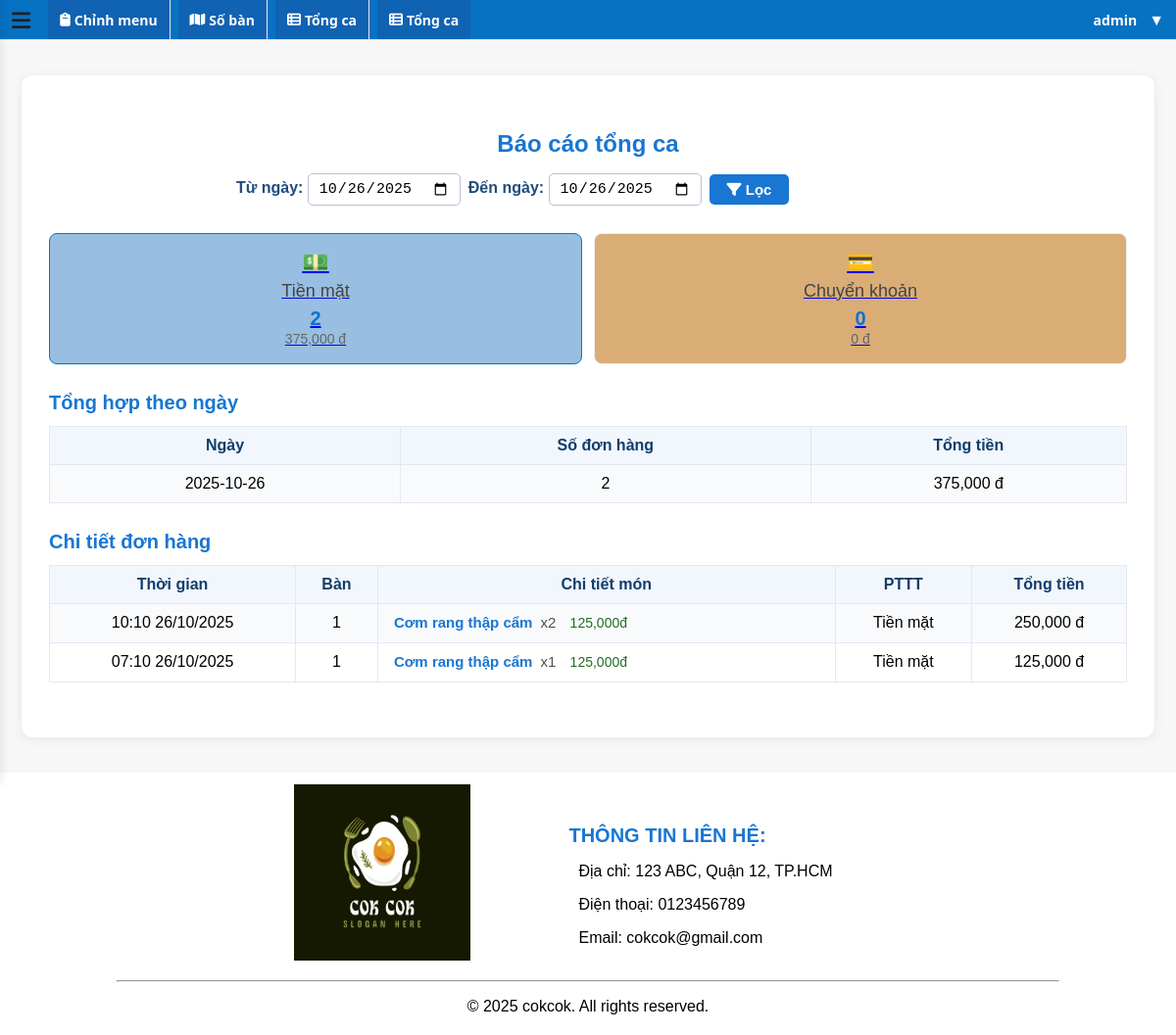
The page /ADMIN/total_report.php?from=2025-10-26&to=2025-10-26&payment=cash (signed in) on the database its author committed.
### tables this page shows
CREATE TABLE `orders` (
  `id` int NOT NULL,
  `user_id` int DEFAULT NULL,
  `table_number` int NOT NULL,
  `items` longtext NOT NULL,
  `total` decimal(10,2) NOT NULL,
  `payment_method` enum('cash','bank_transfer') NOT NULL DEFAULT 'cash',
  `payment_status` enum('pending','paid','failed','refunded') NOT NULL DEFAULT 'pending',
  `ref_code` varchar(32) DEFAULT NULL,
  `status` enum('pending','kitchen','ready','served','paid','cancelled') DEFAULT 'pending',
  `ordered_at` timestamp NOT NULL DEFAULT CURRENT_TIMESTAMP,
  `created_at` timestamp NOT NULL DEFAULT CURRENT_TIMESTAMP
);

### ADMIN/total_report.php (the view, shortened to what this page needs)
<?php
include '../functions/database.php';
$from = $_GET['from'] ?? date('Y-m-d');
$to   = $_GET['to']   ?? date('Y-m-d');
$payment = $_GET['payment'] ?? 'all';
$payment = in_array($payment, ['all','cash','bank_transfer'], true) ? $payment : 'all';
$paymentSql = '';
if ($payment !== 'all') {
    $paymentSql = " AND payment_method = ?";
}
$sql = "
    SELECT
        DATE(created_at) AS order_date,
        COUNT(*) AS num_orders,
        SUM(total) AS total_money
    FROM orders
    WHERE DATE(created_at) BETWEEN ? AND ? " . $paymentSql . "
    GROUP BY order_date
    ORDER BY order_date DESC
";
if ($payment !== 'all') {
    $stmt = $conn->prepare($sql);
    $stmt->bind_param('sss', $from, $to, $payment);
} else {
    $stmt = $conn->prepare($sql);
    $stmt->bind_param('ss', $from, $to);
}
$stmt->execute();
$report = $stmt->get_result()->fetch_all(MYSQLI_ASSOC);
$sql2 = "
    SELECT
        o.id, o.created_at, o.table_number, o.total, o.items, o.payment_method
    FROM orders o
    WHERE DATE(o.created_at) BETWEEN ? AND ? " . $paymentSql . "
    ORDER BY o.created_at DESC
";
if ($payment !== 'all') {
    $stmt2 = $conn->prepare($sql2);
    $stmt2->bind_param('sss', $from, $to, $payment);
} else {
    $stmt2 = $conn->prepare($sql2);
    $stmt2->bind_param('ss', $from, $to);
}
$stmt2->execute();
$orderDetails = $stmt2->get_result()->fetch_all(MYSQLI_ASSOC);
$sql3 = "
    SELECT payment_method, COUNT(*) AS cnt, IFNULL(SUM(total),0) AS sum_total
    FROM orders
    WHERE DATE(created_at) BETWEEN ? AND ?
    GROUP BY payment_method
";
$stmt3 = $conn->prepare($sql3);
$stmt3->bind_param('ss', $from, $to);
$stmt3->execute();
$payStatsRaw = $stmt3->get_result()->fetch_all(MYSQLI_ASSOC);
$payStats = [
    'cash' => ['cnt'=>0,'sum_total'=>0],
    'bank_transfer' => ['cnt'=>0,'sum_total'=>0],
];
foreach ($payStatsRaw as $r) {
    $pm = $r['payment_method'];
    $payStats[$pm]['cnt'] = (int)$r['cnt'];
    $payStats[$pm]['sum_total'] = (float)$r['sum_total'];
}
function parse_items($json) {
    $items = json_decode($json, true);
    $result = [];
    foreach ($items as $item) {
        $iid = $item['id'];
        if (!isset($result[$iid])) {
            $result[$iid] = $item;
        } else {
            $result[$iid]['quantity'] += $item['quantity'];
        }
    }
    return $result;
}
?>
<!DOCTYPE html>
<html lang="vi">
<head>
    <link rel="stylesheet" href="../assets/css/total_report.css">
    <link rel="stylesheet" href="https://cdnjs.cloudflare.com/ajax/libs/font-awesome/6.4.2/css/all.min.css"/>
</head>
<body>
<div class="report-container">
    <h2>Báo cáo tổng ca</h2>
    <form class="filter-form" method="get" style="display:flex;gap:8px;align-items:center;flex-wrap:wrap;">
        <label>Từ ngày: <input type="date" name="from" value="<?=htmlspecialchars($from)?>"></label>
        <label>Đến ngày: <input type="date" name="to" value="<?=htmlspecialchars($to)?>"></label>
        <button type="submit" class="btn btn-primary"><i class="fa-solid fa-filter"></i> Lọc</button>
        <a href="?from=<?=htmlspecialchars($from)?>&to=<?=htmlspecialchars($to)?>&payment=all" class="btn" style="margin-left:8px">Bỏ chọn PTTT</a>
    </form>
    <div class="payment-filters" role="tablist" aria-label="Bộ lọc phương thức thanh toán">
      <a href="?from=<?=urlencode($from)?>&to=<?=urlencode($to)?>&payment=cash" class="pay-box <?= $payment==='cash' ? 'active' : '' ?>" title="Lọc tiền mặt">
        <span class="pay-icon">💵</span>
        <span class="label">Tiền mặt</span>
        <span class="count"><?= (int)$payStats['cash']['cnt'] ?></span>
        <span class="amount"><?= number_format($payStats['cash']['sum_total']) ?> đ</span>
      </a>
      <a href="?from=<?=urlencode($from)?>&to=<?=urlencode($to)?>&payment=bank_transfer" class="pay-box <?= $payment==='bank_transfer' ? 'active' : '' ?>" title="Lọc chuyển khoản">
        <span class="pay-icon">💳</span>
        <span class="label">Chuyển khoản</span>
        <span class="count"><?= (int)$payStats['bank_transfer']['cnt'] ?></span>
        <span class="amount"><?= number_format($payStats['bank_transfer']['sum_total']) ?> đ</span>
      </a>
    </div>
    <h3>Tổng hợp theo ngày</h3>
    <table class="total-table">
        <tr>
            <th>Ngày</th>
            <th>Số đơn hàng</th>
            <th>Tổng tiền</th>
        </tr>
        <?php foreach($report as $row): ?>
        <tr>
            <td><?=htmlspecialchars($row['order_date'])?></td>
            <td><?=$row['num_orders']?></td>
            <td><?=number_format($row['total_money'])?> đ</td>
        </tr>
        <?php endforeach; ?>
    </table>
    <h3>Chi tiết đơn hàng</h3>
    <table class="details-table">
        <tr>
            <th>Thời gian</th>
            <th>Bàn</th>
            <th>Chi tiết món</th>
            <th>PTTT</th>
            <th>Tổng tiền</th>
        </tr>
        <?php foreach($orderDetails as $order):
            $items = parse_items($order['items']);
        ?>
        <tr>
            <td><?=date('H:i d/m/Y', strtotime($order['created_at']))?></td>
            <td><?=$order['table_number']?></td>
            <td>
                <ul class="dish-list">
                <?php foreach($items as $item): ?>
                    <li>
                        <span class="dish-name"><?=$item['name']?></span>
                        <span class="dish-qty">x<?=$item['quantity']?></span>
                        <span class="dish-price"><?=number_format($item['price'])?>đ</span>
                    </li>
                <?php endforeach; ?>
                </ul>
            </td>
            <td><?= htmlspecialchars( $order['payment_method'] === 'cash' ? 'Tiền mặt' : ($order['payment_method']==='bank_transfer' ? 'Chuyển khoản' : $order['payment_method']) ) ?></td>
            <td><?=number_format($order['total'])?> đ</td>
        </tr>
        <?php endforeach; ?>
    </table>
</div>
</body>
</html>
<?php
include '../includes/masterAdmin.php';
?>

### assets/css/order.css (style rules this page uses)
:root { --brand:#0b72cf; --bg:#f5f7fb; --card:#fff; --muted:#7a8599; --line:#e6e8ee; --green:#1bb869; }
body { background:var(--bg); }

### assets/css/login.css (style rules this page uses)
body, html { height: 100%; margin: 0; font-family: "Segoe UI", Arial, sans-serif; }

### assets/css/listmenu.css (style rules this page uses)
body { font-family: Arial, sans-serif; background: #f7f7f7; }
.btn { padding: 4px 12px; border-radius: 4px; text-decoration: none; color: #fff; }

### assets/css/total_report.css (style rules this page uses)
body { font-family: Arial, sans-serif; background: #f7f7f7; }
.report-container { max-width: 1100px; margin: 36px auto; background: #fff; border-radius: 12px; padding: 36px 28px; box-shadow: 0 2px 12px rgba(0, 0, 0, 0.07); }
h2 { color: #1976d2; font-size: 24px; margin-bottom: 16px; text-align: center; }
.filter-form { display: flex; justify-content: center; align-items: center; gap: 18px; margin-bottom: 28px; flex-wrap: wrap; }
.filter-form label { font-weight: 600; color: #214c7e; }
.filter-form input[type="date"] { padding: 6px 10px; border: 1px solid #b7c2d7; border-radius: 5px; font-size: 15px; }
.btn { padding: 7px 18px; border-radius: 5px; text-decoration: none; border: none; font-weight: 600; font-size: 15px; cursor: pointer; }
.btn-primary { background: #1976d2; color: #fff; transition: background 0.18s; }
h3 { margin-top: 28px; margin-bottom: 12px; color: #1976d2; font-size: 20px; }
.total-table, .details-table { width: 100%; border-collapse: collapse; margin-bottom: 20px; background: #fff; }
.total-table th, .total-table td, .details-table th, .details-table td { border: 1px solid #e3e8f1; padding: 10px 8px; text-align: center; }
.total-table th, .details-table th { background: #f1f7fd; color: #123d6b; font-weight: bold; }
.total-table tr:nth-child(even), .details-table tr:nth-child(even) { background: #f8fafc; }
.dish-list { margin: 0; padding: 0 0 0 8px; list-style: none; text-align: left; }
.dish-list li { margin-bottom: 2px; font-size: 15px; }
.dish-list .dish-name { font-weight: 600; color: #1976d2; }
.dish-list .dish-qty { color: #505050; margin-left: 4px; font-weight: 500; }
.dish-list .dish-price { color: #246d23; margin-left: 10px; font-size: 14px; }
.payment-filters { display: flex; gap: 12px; margin: 12px 0; }
.pay-box { flex: 1; border: 1px solid #eee; background-color: #daad77; padding: 16px; border-radius: 8px; text-align: center; cursor: pointer; }
.pay-box.active { background-color: #98bfe1; border-color: #0b72cf; box-shadow: 0 1px 0 rgba(11, 114, 207, 0.08); }
.pay-box .label { font-size: 18px; color: #444; display: block; margin-bottom: 6px; }
.pay-box .count { font-size: 20px; color: #0b72cf; font-weight: 700; display: block; }
.pay-box .amount { font-size: 14px; color: #666; margin-top: 6px; }
.pay-icon { font-size: 22px; display: block; margin-bottom: 6px; }

### rows shown on the page
orders: created_at "10:10 26/10/2025", table_number "1", name "Cơm rang thập cẩm", quantity "2", price "125,000", payment_method "Tiền mặt", total "250,000"
orders: created_at "07:10 26/10/2025", table_number "1", name "Cơm rang thập cẩm", quantity "1", price "125,000", payment_method "Tiền mặt", total "125,000"

### other values the page prints
$_SESSION['username'] "admin"
$payStats['cash']['cnt'] "2"
$payStats['cash']['sum_total'] "375,000"
$payStats['bank_transfer']['cnt'] "0"
$payStats['bank_transfer']['sum_total'] "0"
$row['order_date'] "2025-10-26"
$row['num_orders'] "2"
$row['total_money'] "375,000"
